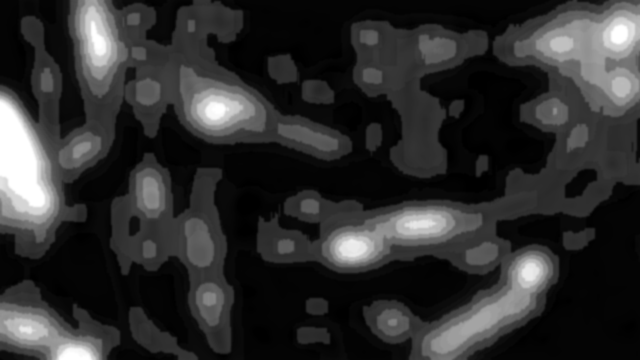
#> input picture prototype/pom/height/arctic_height.png, 640 x 360 px, given in place of castle.jpg, which was not available
$ python bake_ao.py
#> lines starting #> are read from the running program, lines starting #| are printed output that depends on the picture; pictures that were not available may be replaced by others from this repository, and a replacement may not be noted
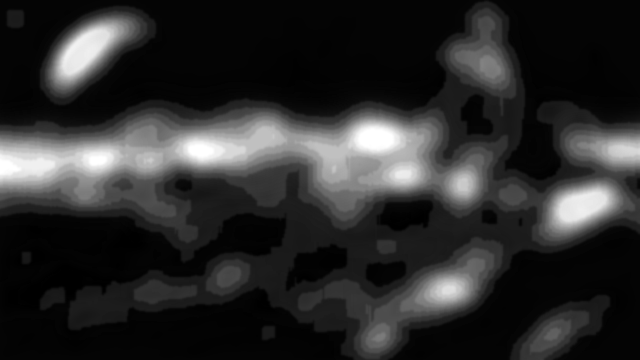
#> input picture prototype/pom/height/castle_height.png, 640 x 360 px
#!/usr/bin/env python3
"""Bake occlusion into the backgrounds, using the height maps. No shader, no runtime cost.

This is option 3 from the README: the height field is used *offline* to darken the
crevices between the tubes and ribs, and the result is an ordinary JPEG that the game
loads today. Nothing in `src/` changes; the art just has more shape in it.

The occlusion term is the classic multi-scale "blurred height minus height": ground that
sits below its surroundings goes dark, ridges and plate faces keep their brightness. Three
radii, so a seam between two tubes and a whole sunken valley both get caught.

    python3 tools/bake_ao.py --bg castle --strength 0.55
    python3 tools/bake_ao.py --all --strength 0.55 --preview   # stills only
    python3 tools/bake_ao.py --all --write                     # write trial JPEGs
"""
import argparse
import os
import sys

import numpy as np
from PIL import Image, ImageDraw, ImageFont

sys.path.insert(0, os.path.dirname(os.path.abspath(__file__)))
import render_stills as R  # noqa: E402

ROOT = os.path.dirname(os.path.dirname(os.path.abspath(__file__)))
HEIGHT = os.path.join(ROOT, "height")
STILLS = os.path.join(ROOT, "stills")
TRIAL = os.path.join(ROOT, "baked")
LUMA = R.LUMA


def _blur(img, radius):
    from PIL import ImageFilter
    im = Image.fromarray((np.clip(img, 0, 1) * 255).astype(np.uint8))
    return np.asarray(im.filter(ImageFilter.GaussianBlur(radius))).astype(np.float32) / 255.0


def occlusion(height, radii=(2.0, 6.0, 16.0), gains=(0.55, 0.30, 0.15)):
    """1 = unoccluded, 0 = deep in a crevice.

    Each scale contributes where the surface sits *below* its neighbourhood. Ridges and
    flat faces sit at or above their own blur, so they stay at 1.0 and keep their light.
    """
#> called with radii = (2, 6, 16), gains = (0.55, 0.3, 0.15)
    ao = np.ones_like(height)
    for r, g in zip(radii, gains):
        cavity = np.clip(_blur(height, r) - height, 0.0, 1.0)
        ao *= 1.0 - np.clip(cavity * g * 6.0, 0.0, 1.0)
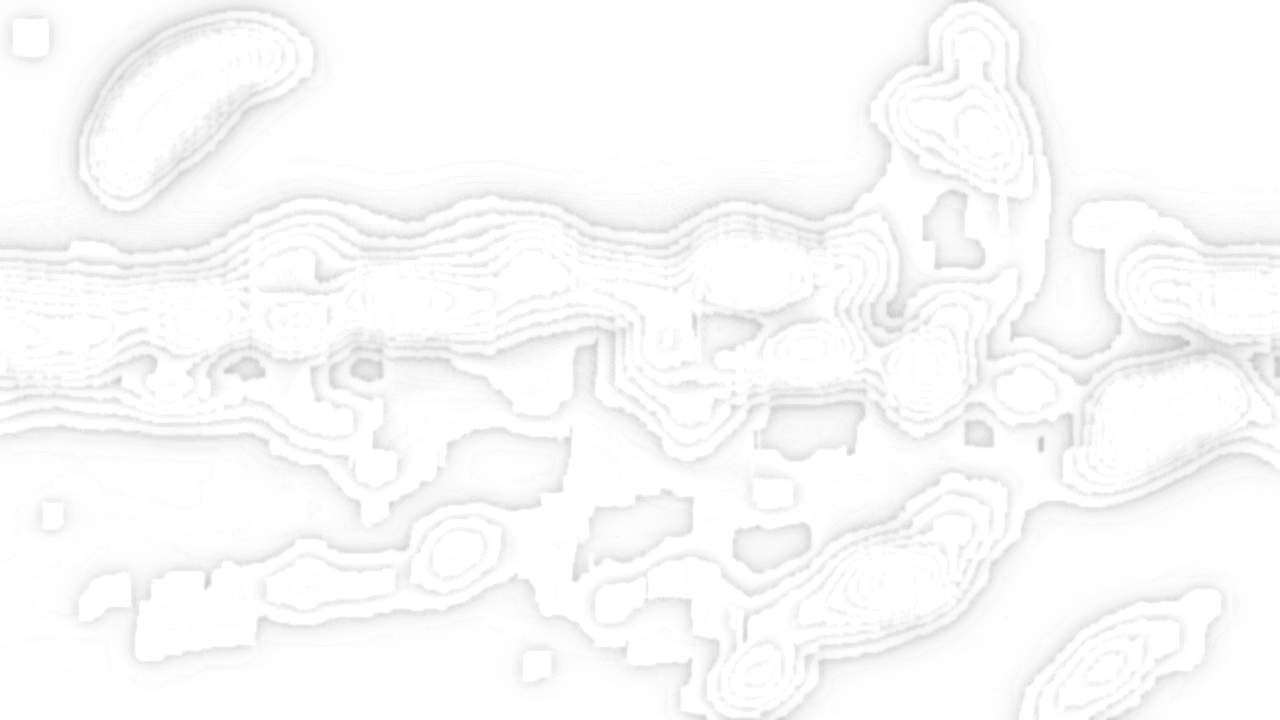
#> ao: shape (720, 1280) float32; min 0.75, max 1, mean 0.982
    return np.clip(ao, 0.0, 1.0)


def bake(rgb, ao, strength, tint=(0.72, 0.62, 0.52)):
    """Multiply toward a warm shadow rather than toward black, so it stays painted."""
#> called with strength = 0.55, tint = (0.72, 0.62, 0.52)
    amount = (1.0 - ao) * strength
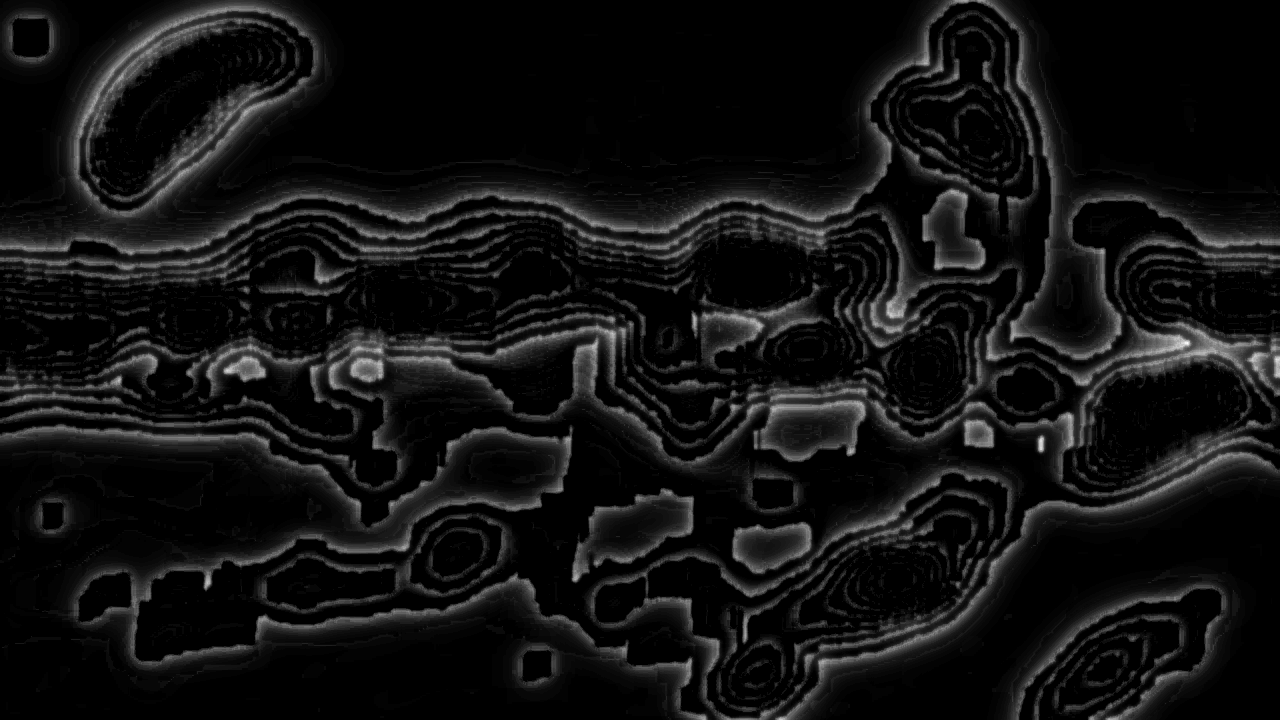
#> amount: shape (720, 1280) float32; min 0, max 0.137, mean 0.00987; drawn with min black and max white
    shadow = np.array(tint, np.float32) * rgb
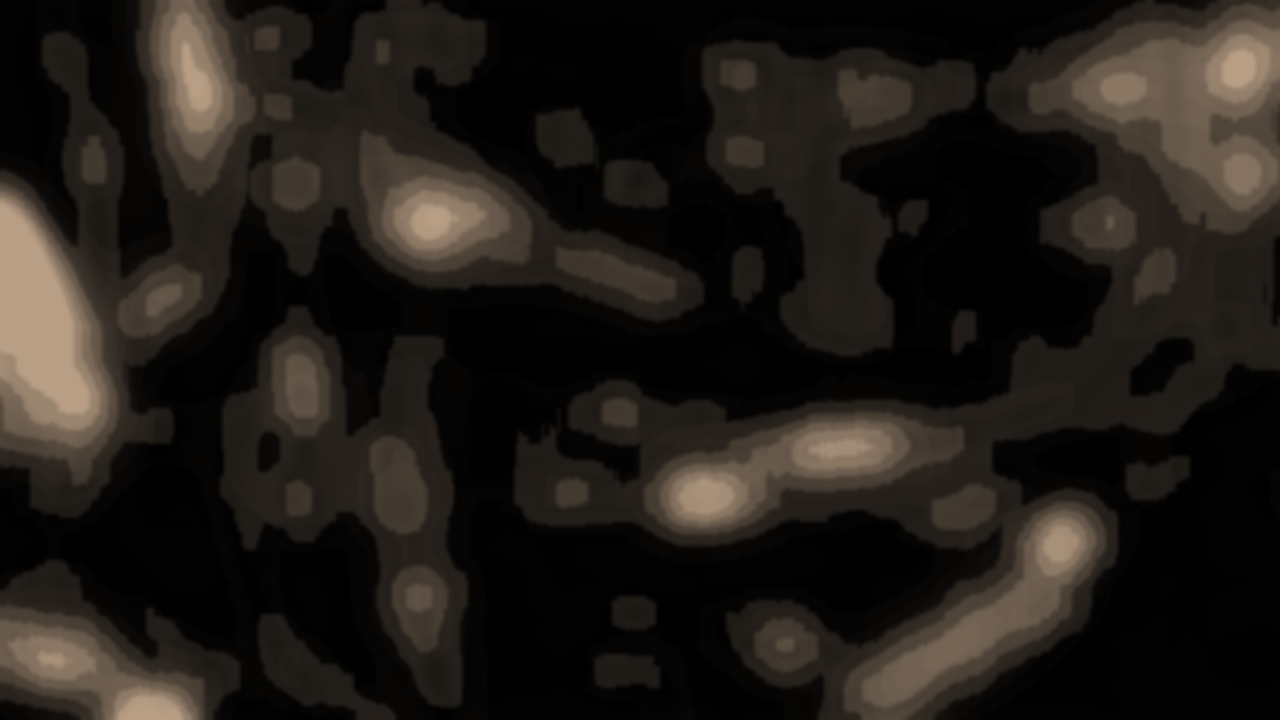
#> shadow: shape (720, 1280, 3) float32; mean R, G, B 0.131, 0.113, 0.0952
    out = rgb * (1.0 - amount[..., None]) + shadow * amount[..., None]
    # a hair of contrast back, because occlusion flattens the mid-tones
    out = np.clip((out - 0.5) * 1.04 + 0.5, 0.0, 1.0)
    return out


def load_pair(name):
    ext = "png" if name == "deus" else "jpg"
    rgb = np.asarray(Image.open(os.path.join(R.GAME, f"{name}.{ext}")).convert("RGB")
                     .resize((R.W, R.H), Image.LANCZOS), np.float32) / 255.0
    hgt = np.asarray(Image.open(os.path.join(HEIGHT, f"{name}_height.png")).convert("L")
                     .resize((R.W, R.H), Image.BILINEAR), np.float32) / 255.0
    return rgb, hgt


def label(img, text, size=15):
    strip = Image.new("RGB", (img.width, 26), (8, 8, 8))
    d = ImageDraw.Draw(strip)
    try:
        font = ImageFont.load_default(size=size)
    except TypeError:
        font = ImageFont.load_default()
    d.text((10, 13), text, fill=(200, 152, 80), font=font, anchor="lm")
    out = Image.new("RGB", (img.width, img.height + 26), (0, 0, 0))
    out.paste(strip, (0, 0))
    out.paste(img, (0, 26))
    return out


def main():
    ap = argparse.ArgumentParser()
    ap.add_argument("--bg", default="castle")
    ap.add_argument("--strength", type=float, default=0.55)
    ap.add_argument("--all", action="store_true")
    ap.add_argument("--write", action="store_true", help="write trial JPEGs into baked/")
    ap.add_argument("--crop", default="380,300,940,600", help="x0,y0,x1,y1 for the 2x sheet")
    args = ap.parse_args()
    os.makedirs(STILLS, exist_ok=True)
    os.makedirs(TRIAL, exist_ok=True)

    names = ["harvest", "hole", "arctic", "castle", "city", "deus", "face", "realm"] \
        if args.all else [args.bg]
    box = tuple(int(v) for v in args.crop.split(","))

    for name in names:
        rgb, hgt = load_pair(name)
        ao = occlusion(hgt)
        out = bake(rgb, ao, args.strength)

        before, after = rgb, out
        # 2x crop, shipped above, baked below
        b = Image.fromarray((before * 255).astype(np.uint8)).crop(box)
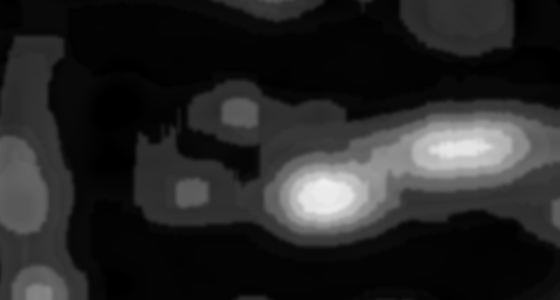
#> b: PIL image 560x300 RGB; min 0, max 238, mean 38.1
        a = Image.fromarray((after * 255).astype(np.uint8)).crop(box)
        b = b.resize((b.width * 2, b.height * 2), Image.LANCZOS)
#> b: PIL image 1120x600 RGB
        a = a.resize((a.width * 2, a.height * 2), Image.LANCZOS)
#> a: PIL image 1120x600 RGB
        sheet = Image.new("RGB", (a.width, b.height + a.height + 56), (0, 0, 0))
#> sheet: PIL image 1120x1256 RGB; every value is 0
        sheet.paste(label(b, "AS SHIPPED", 15), (0, 0))
#> in label, `strip = Image.new("RGB", (img.width, 26), (8, 8, 8))`: strip: PIL image 1120x26 RGB; every value is 8
#> in label, `out = Image.new("RGB", (img.width, img.height + 26), (0, 0, 0))`: out: PIL image 1120x626 RGB; every value is 0
#> in label, `out.paste(img, (0, 26))`:
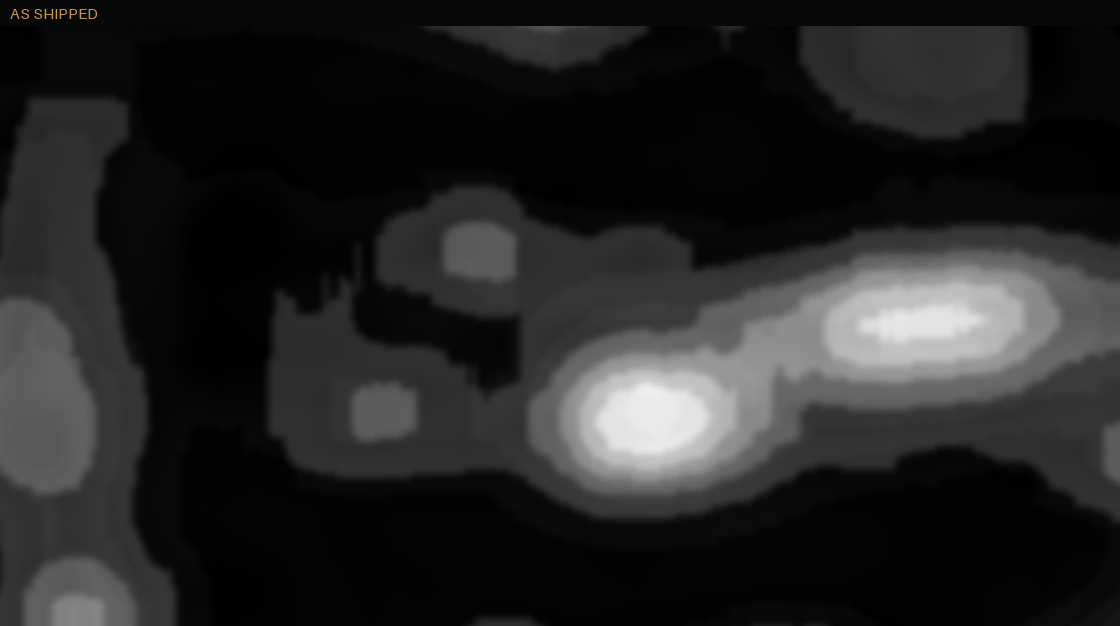
#> out: PIL image 1120x626 RGB; mean R, G, B 36.9, 36.9, 36.8
        sheet.paste(label(a, f"BAKED AO · strength {args.strength:.2f}", 15), (0, b.height + 30))
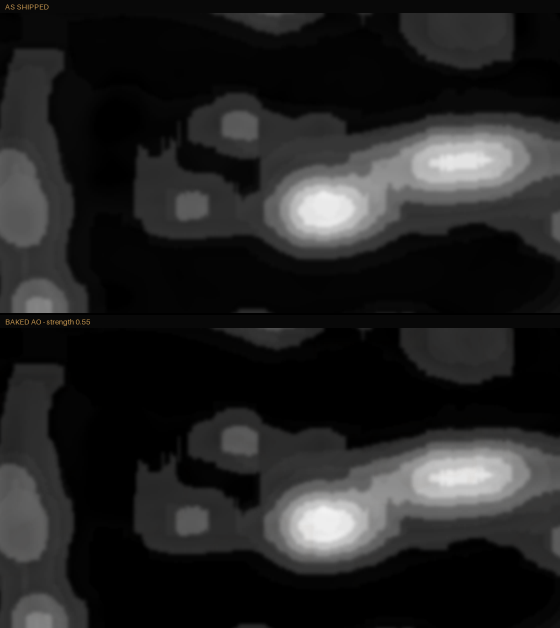
#> sheet: PIL image 1120x1256 RGB (shown at 1/2 size); mean R, G, B 35.2, 35.2, 35.1
        sheet.save(os.path.join(STILLS, f"{name}-baked-ao-2x.jpg"),
                   quality=91, optimize=True, subsampling=0)

        if args.write:
            Image.fromarray((out * 255).astype(np.uint8)).save(
                os.path.join(TRIAL, f"{name}.jpg"), quality=94, optimize=True, subsampling=0)

        lb, la = before @ LUMA, after @ LUMA
        print(f"{name:8s} mean {lb.mean():.4f} -> {la.mean():.4f} | "
              f"p10 {np.percentile(lb, 10):.4f} -> {np.percentile(la, 10):.4f} | "
              f"p95 {np.percentile(lb, 95):.4f} -> {np.percentile(la, 95):.4f} | "
              f"occluded {(ao < 0.95).mean() * 100:4.1f}% of frame")
#| castle   mean 0.1828 -> 0.1716 | p10 0.0118 -> 0.0000 | p95 0.6549 -> 0.6598 | occluded 13.7% of frame


if __name__ == "__main__":
    main()
